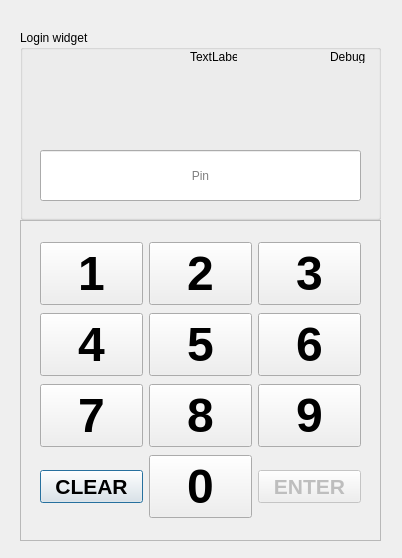
<?xml version="1.0" encoding="UTF-8"?>
<ui version="4.0">
 <class>DLLPinCodeMoottori</class>
 <widget class="QDialog" name="DLLPinCodeMoottori">
  <property name="geometry">
   <rect>
    <x>0</x>
    <y>0</y>
    <width>402</width>
    <height>558</height>
   </rect>
  </property>
  <property name="windowTitle">
   <string>Dialog</string>
  </property>
  <widget class="QGroupBox" name="groupBox">
   <property name="geometry">
    <rect>
     <x>20</x>
     <y>30</y>
     <width>361</width>
     <height>190</height>
    </rect>
   </property>
   <property name="title">
    <string>Login widget</string>
   </property>
   <widget class="QLineEdit" name="pinLine">
    <property name="geometry">
     <rect>
      <x>20</x>
      <y>120</y>
      <width>321</width>
      <height>51</height>
     </rect>
    </property>
    <property name="maxLength">
     <number>4</number>
    </property>
    <property name="echoMode">
     <enum>QLineEdit::Password</enum>
    </property>
    <property name="alignment">
     <set>Qt::AlignCenter</set>
    </property>
    <property name="placeholderText">
     <string>Pin</string>
    </property>
   </widget>
   <widget class="QLabel" name="label">
    <property name="geometry">
     <rect>
      <x>310</x>
      <y>20</y>
      <width>47</width>
      <height>13</height>
     </rect>
    </property>
    <property name="text">
     <string>Debug</string>
    </property>
   </widget>
   <widget class="QLabel" name="timerLabel">
    <property name="geometry">
     <rect>
      <x>170</x>
      <y>20</y>
      <width>47</width>
      <height>13</height>
     </rect>
    </property>
    <property name="text">
     <string>TextLabel</string>
    </property>
   </widget>
   <widget class="QLabel" name="pinLabel">
    <property name="geometry">
     <rect>
      <x>20</x>
      <y>70</y>
      <width>321</width>
      <height>41</height>
     </rect>
    </property>
    <property name="font">
     <font>
      <pointsize>12</pointsize>
     </font>
    </property>
    <property name="text">
     <string/>
    </property>
    <property name="alignment">
     <set>Qt::AlignCenter</set>
    </property>
   </widget>
  </widget>
  <widget class="QFrame" name="frame">
   <property name="geometry">
    <rect>
     <x>20</x>
     <y>220</y>
     <width>361</width>
     <height>321</height>
    </rect>
   </property>
   <property name="frameShape">
    <enum>QFrame::StyledPanel</enum>
   </property>
   <property name="frameShadow">
    <enum>QFrame::Raised</enum>
   </property>
   <widget class="QWidget" name="layoutWidget">
    <property name="geometry">
     <rect>
      <x>20</x>
      <y>20</y>
      <width>321</width>
      <height>284</height>
     </rect>
    </property>
    <layout class="QGridLayout" name="gridLayout">
     <item row="3" column="0">
      <widget class="QPushButton" name="buttonClear">
       <property name="font">
        <font>
         <pointsize>16</pointsize>
         <weight>75</weight>
         <bold>true</bold>
        </font>
       </property>
       <property name="text">
        <string>CLEAR</string>
       </property>
      </widget>
     </item>
     <item row="2" column="2">
      <widget class="QPushButton" name="buttonNum9">
       <property name="font">
        <font>
         <pointsize>36</pointsize>
         <weight>75</weight>
         <bold>true</bold>
        </font>
       </property>
       <property name="text">
        <string>9</string>
       </property>
      </widget>
     </item>
     <item row="1" column="0">
      <widget class="QPushButton" name="buttonNum4">
       <property name="font">
        <font>
         <pointsize>36</pointsize>
         <weight>75</weight>
         <bold>true</bold>
        </font>
       </property>
       <property name="text">
        <string>4</string>
       </property>
      </widget>
     </item>
     <item row="2" column="0">
      <widget class="QPushButton" name="buttonNum7">
       <property name="font">
        <font>
         <pointsize>36</pointsize>
         <weight>75</weight>
         <bold>true</bold>
        </font>
       </property>
       <property name="text">
        <string>7</string>
       </property>
      </widget>
     </item>
     <item row="0" column="2">
      <widget class="QPushButton" name="buttonNum3">
       <property name="font">
        <font>
         <pointsize>36</pointsize>
         <weight>75</weight>
         <bold>true</bold>
        </font>
       </property>
       <property name="text">
        <string>3</string>
       </property>
      </widget>
     </item>
     <item row="3" column="1">
      <widget class="QPushButton" name="buttonNum0">
       <property name="font">
        <font>
         <pointsize>36</pointsize>
         <weight>75</weight>
         <bold>true</bold>
        </font>
       </property>
       <property name="text">
        <string>0</string>
       </property>
      </widget>
     </item>
     <item row="2" column="1">
      <widget class="QPushButton" name="buttonNum8">
       <property name="font">
        <font>
         <pointsize>36</pointsize>
         <weight>75</weight>
         <bold>true</bold>
        </font>
       </property>
       <property name="text">
        <string>8</string>
       </property>
      </widget>
     </item>
     <item row="1" column="1">
      <widget class="QPushButton" name="buttonNum5">
       <property name="font">
        <font>
         <pointsize>36</pointsize>
         <weight>75</weight>
         <bold>true</bold>
        </font>
       </property>
       <property name="text">
        <string>5</string>
       </property>
      </widget>
     </item>
     <item row="1" column="2">
      <widget class="QPushButton" name="buttonNum6">
       <property name="font">
        <font>
         <pointsize>36</pointsize>
         <weight>75</weight>
         <bold>true</bold>
        </font>
       </property>
       <property name="text">
        <string>6</string>
       </property>
      </widget>
     </item>
     <item row="3" column="2">
      <widget class="QPushButton" name="buttonEnter">
       <property name="enabled">
        <bool>false</bool>
       </property>
       <property name="font">
        <font>
         <pointsize>16</pointsize>
         <weight>75</weight>
         <bold>true</bold>
        </font>
       </property>
       <property name="text">
        <string>ENTER</string>
       </property>
      </widget>
     </item>
     <item row="0" column="0">
      <widget class="QPushButton" name="buttonNum1">
       <property name="font">
        <font>
         <pointsize>36</pointsize>
         <weight>75</weight>
         <bold>true</bold>
        </font>
       </property>
       <property name="text">
        <string>1</string>
       </property>
      </widget>
     </item>
     <item row="0" column="1">
      <widget class="QPushButton" name="buttonNum2">
       <property name="font">
        <font>
         <pointsize>36</pointsize>
         <weight>75</weight>
         <bold>true</bold>
        </font>
       </property>
       <property name="text">
        <string>2</string>
       </property>
      </widget>
     </item>
    </layout>
   </widget>
  </widget>
 </widget>
 <resources/>
 <connections/>
</ui>
